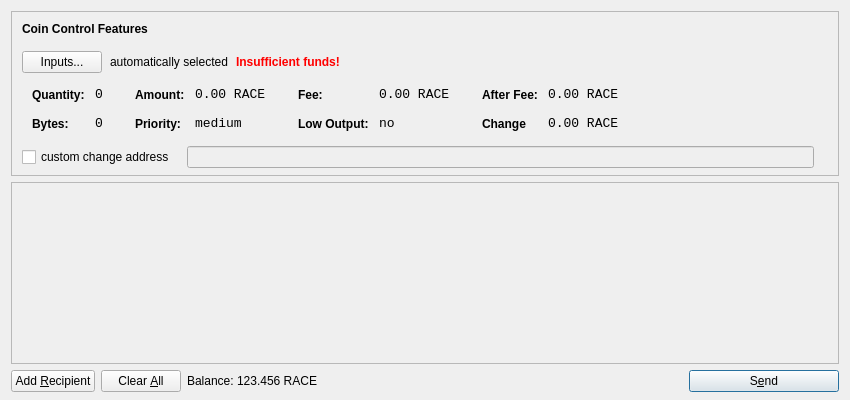
<?xml version="1.0" encoding="UTF-8"?>
<ui version="4.0">
 <class>SendCoinsDialog</class>
 <widget class="QDialog" name="SendCoinsDialog">
  <property name="geometry">
   <rect>
    <x>0</x>
    <y>0</y>
    <width>850</width>
    <height>400</height>
   </rect>
  </property>
  <property name="windowTitle">
   <string>Send Coins</string>
  </property>
  <layout class="QVBoxLayout" name="verticalLayout" stretch="0,1,0">
   <property name="bottomMargin">
    <number>8</number>
   </property>
   <item>
    <widget class="QFrame" name="frameCoinControl">
     <property name="sizePolicy">
      <sizepolicy hsizetype="Expanding" vsizetype="Expanding">
       <horstretch>0</horstretch>
       <verstretch>0</verstretch>
      </sizepolicy>
     </property>
     <property name="maximumSize">
      <size>
       <width>16777215</width>
       <height>16777215</height>
      </size>
     </property>
     <property name="frameShape">
      <enum>QFrame::StyledPanel</enum>
     </property>
     <property name="frameShadow">
      <enum>QFrame::Sunken</enum>
     </property>
     <layout class="QVBoxLayout" name="verticalLayoutCoinControl2">
      <property name="spacing">
       <number>-1</number>
      </property>
      <property name="leftMargin">
       <number>0</number>
      </property>
      <property name="topMargin">
       <number>0</number>
      </property>
      <property name="rightMargin">
       <number>0</number>
      </property>
      <property name="bottomMargin">
       <number>6</number>
      </property>
      <item>
       <layout class="QVBoxLayout" name="verticalLayoutCoinControl" stretch="0,0,0,0,1">
        <property name="spacing">
         <number>0</number>
        </property>
        <property name="leftMargin">
         <number>10</number>
        </property>
        <property name="topMargin">
         <number>10</number>
        </property>
        <item>
         <layout class="QHBoxLayout" name="horizontalLayoutCoinControl1">
          <property name="bottomMargin">
           <number>15</number>
          </property>
          <item>
           <widget class="QLabel" name="labelCoinControlFeatures">
            <property name="sizePolicy">
             <sizepolicy hsizetype="Preferred" vsizetype="Maximum">
              <horstretch>0</horstretch>
              <verstretch>0</verstretch>
             </sizepolicy>
            </property>
            <property name="font">
             <font>
              <weight>75</weight>
              <bold>true</bold>
             </font>
            </property>
            <property name="styleSheet">
             <string notr="true">font-weight:bold;</string>
            </property>
            <property name="text">
             <string>Coin Control Features</string>
            </property>
           </widget>
          </item>
         </layout>
        </item>
        <item>
         <layout class="QHBoxLayout" name="horizontalLayoutCoinControl2" stretch="0,0,0,0">
          <property name="spacing">
           <number>8</number>
          </property>
          <property name="bottomMargin">
           <number>10</number>
          </property>
          <item>
           <widget class="QPushButton" name="pushButtonCoinControl">
            <property name="styleSheet">
             <string notr="true"/>
            </property>
            <property name="text">
             <string>Inputs...</string>
            </property>
           </widget>
          </item>
          <item>
           <widget class="QLabel" name="labelCoinControlAutomaticallySelected">
            <property name="text">
             <string>automatically selected</string>
            </property>
            <property name="margin">
             <number>5</number>
            </property>
           </widget>
          </item>
          <item>
           <widget class="QLabel" name="labelCoinControlInsuffFunds">
            <property name="font">
             <font>
              <weight>75</weight>
              <bold>true</bold>
             </font>
            </property>
            <property name="styleSheet">
             <string notr="true">color:red;font-weight:bold;</string>
            </property>
            <property name="text">
             <string>Insufficient funds!</string>
            </property>
            <property name="margin">
             <number>5</number>
            </property>
           </widget>
          </item>
          <item>
           <spacer name="horizontalSpacerCoinControl">
            <property name="orientation">
             <enum>Qt::Horizontal</enum>
            </property>
            <property name="sizeHint" stdset="0">
             <size>
              <width>40</width>
              <height>1</height>
             </size>
            </property>
           </spacer>
          </item>
         </layout>
        </item>
        <item>
         <widget class="QWidget" name="widgetCoinControl" native="true">
          <property name="sizePolicy">
           <sizepolicy hsizetype="Preferred" vsizetype="Preferred">
            <horstretch>0</horstretch>
            <verstretch>0</verstretch>
           </sizepolicy>
          </property>
          <property name="minimumSize">
           <size>
            <width>0</width>
            <height>0</height>
           </size>
          </property>
          <property name="styleSheet">
           <string notr="true"/>
          </property>
          <layout class="QHBoxLayout" name="horizontalLayoutCoinControl5">
           <property name="margin">
            <number>0</number>
           </property>
           <item>
            <layout class="QHBoxLayout" name="horizontalLayoutCoinControl3" stretch="0,0,0,1">
             <property name="spacing">
              <number>20</number>
             </property>
             <property name="topMargin">
              <number>0</number>
             </property>
             <property name="bottomMargin">
              <number>10</number>
             </property>
             <item>
              <layout class="QFormLayout" name="formLayoutCoinControl1">
               <property name="horizontalSpacing">
                <number>10</number>
               </property>
               <property name="verticalSpacing">
                <number>14</number>
               </property>
               <property name="leftMargin">
                <number>10</number>
               </property>
               <property name="topMargin">
                <number>4</number>
               </property>
               <property name="rightMargin">
                <number>6</number>
               </property>
               <item row="0" column="0">
                <widget class="QLabel" name="labelCoinControlQuantityText">
                 <property name="styleSheet">
                  <string notr="true">font-weight:bold;</string>
                 </property>
                 <property name="text">
                  <string>Quantity:</string>
                 </property>
                 <property name="margin">
                  <number>0</number>
                 </property>
                </widget>
               </item>
               <item row="0" column="1">
                <widget class="QLabel" name="labelCoinControlQuantity">
                 <property name="font">
                  <font>
                   <family>Monospace</family>
                   <pointsize>10</pointsize>
                  </font>
                 </property>
                 <property name="cursor">
                  <cursorShape>IBeamCursor</cursorShape>
                 </property>
                 <property name="contextMenuPolicy">
                  <enum>Qt::ActionsContextMenu</enum>
                 </property>
                 <property name="text">
                  <string>0</string>
                 </property>
                 <property name="margin">
                  <number>0</number>
                 </property>
                 <property name="textInteractionFlags">
                  <set>Qt::LinksAccessibleByMouse|Qt::TextSelectableByKeyboard|Qt::TextSelectableByMouse</set>
                 </property>
                </widget>
               </item>
               <item row="1" column="0">
                <widget class="QLabel" name="labelCoinControlBytesText">
                 <property name="styleSheet">
                  <string notr="true">font-weight:bold;</string>
                 </property>
                 <property name="text">
                  <string>Bytes:</string>
                 </property>
                </widget>
               </item>
               <item row="1" column="1">
                <widget class="QLabel" name="labelCoinControlBytes">
                 <property name="font">
                  <font>
                   <family>Monospace</family>
                   <pointsize>10</pointsize>
                  </font>
                 </property>
                 <property name="cursor">
                  <cursorShape>IBeamCursor</cursorShape>
                 </property>
                 <property name="contextMenuPolicy">
                  <enum>Qt::ActionsContextMenu</enum>
                 </property>
                 <property name="text">
                  <string>0</string>
                 </property>
                 <property name="textInteractionFlags">
                  <set>Qt::LinksAccessibleByMouse|Qt::TextSelectableByKeyboard|Qt::TextSelectableByMouse</set>
                 </property>
                </widget>
               </item>
              </layout>
             </item>
             <item>
              <layout class="QFormLayout" name="formLayoutCoinControl2">
               <property name="horizontalSpacing">
                <number>10</number>
               </property>
               <property name="verticalSpacing">
                <number>14</number>
               </property>
               <property name="leftMargin">
                <number>6</number>
               </property>
               <property name="topMargin">
                <number>4</number>
               </property>
               <property name="rightMargin">
                <number>6</number>
               </property>
               <item row="0" column="0">
                <widget class="QLabel" name="labelCoinControlAmountText">
                 <property name="styleSheet">
                  <string notr="true">font-weight:bold;</string>
                 </property>
                 <property name="text">
                  <string>Amount:</string>
                 </property>
                 <property name="margin">
                  <number>0</number>
                 </property>
                </widget>
               </item>
               <item row="0" column="1">
                <widget class="QLabel" name="labelCoinControlAmount">
                 <property name="font">
                  <font>
                   <family>Monospace</family>
                   <pointsize>10</pointsize>
                  </font>
                 </property>
                 <property name="cursor">
                  <cursorShape>IBeamCursor</cursorShape>
                 </property>
                 <property name="contextMenuPolicy">
                  <enum>Qt::ActionsContextMenu</enum>
                 </property>
                 <property name="text">
                  <string>0.00 RACE</string>
                 </property>
                 <property name="textInteractionFlags">
                  <set>Qt::LinksAccessibleByMouse|Qt::TextSelectableByKeyboard|Qt::TextSelectableByMouse</set>
                 </property>
                </widget>
               </item>
               <item row="1" column="0">
                <widget class="QLabel" name="labelCoinControlPriorityText">
                 <property name="styleSheet">
                  <string notr="true">font-weight:bold;</string>
                 </property>
                 <property name="text">
                  <string>Priority:</string>
                 </property>
                </widget>
               </item>
               <item row="1" column="1">
                <widget class="QLabel" name="labelCoinControlPriority">
                 <property name="font">
                  <font>
                   <family>Monospace</family>
                   <pointsize>10</pointsize>
                  </font>
                 </property>
                 <property name="cursor">
                  <cursorShape>IBeamCursor</cursorShape>
                 </property>
                 <property name="contextMenuPolicy">
                  <enum>Qt::ActionsContextMenu</enum>
                 </property>
                 <property name="text">
                  <string>medium</string>
                 </property>
                 <property name="textInteractionFlags">
                  <set>Qt::LinksAccessibleByMouse|Qt::TextSelectableByKeyboard|Qt::TextSelectableByMouse</set>
                 </property>
                </widget>
               </item>
              </layout>
             </item>
             <item>
              <layout class="QFormLayout" name="formLayoutCoinControl3">
               <property name="horizontalSpacing">
                <number>10</number>
               </property>
               <property name="verticalSpacing">
                <number>14</number>
               </property>
               <property name="leftMargin">
                <number>6</number>
               </property>
               <property name="topMargin">
                <number>4</number>
               </property>
               <property name="rightMargin">
                <number>6</number>
               </property>
               <item row="0" column="0">
                <widget class="QLabel" name="labelCoinControlFeeText">
                 <property name="styleSheet">
                  <string notr="true">font-weight:bold;</string>
                 </property>
                 <property name="text">
                  <string>Fee:</string>
                 </property>
                 <property name="margin">
                  <number>0</number>
                 </property>
                </widget>
               </item>
               <item row="0" column="1">
                <widget class="QLabel" name="labelCoinControlFee">
                 <property name="font">
                  <font>
                   <family>Monospace</family>
                   <pointsize>10</pointsize>
                  </font>
                 </property>
                 <property name="cursor">
                  <cursorShape>IBeamCursor</cursorShape>
                 </property>
                 <property name="contextMenuPolicy">
                  <enum>Qt::ActionsContextMenu</enum>
                 </property>
                 <property name="text">
                  <string>0.00 RACE</string>
                 </property>
                 <property name="textInteractionFlags">
                  <set>Qt::LinksAccessibleByMouse|Qt::TextSelectableByKeyboard|Qt::TextSelectableByMouse</set>
                 </property>
                </widget>
               </item>
               <item row="1" column="0">
                <widget class="QLabel" name="labelCoinControlLowOutputText">
                 <property name="styleSheet">
                  <string notr="true">font-weight:bold;</string>
                 </property>
                 <property name="text">
                  <string>Low Output:</string>
                 </property>
                </widget>
               </item>
               <item row="1" column="1">
                <widget class="QLabel" name="labelCoinControlLowOutput">
                 <property name="font">
                  <font>
                   <family>Monospace</family>
                   <pointsize>10</pointsize>
                  </font>
                 </property>
                 <property name="cursor">
                  <cursorShape>IBeamCursor</cursorShape>
                 </property>
                 <property name="contextMenuPolicy">
                  <enum>Qt::ActionsContextMenu</enum>
                 </property>
                 <property name="text">
                  <string>no</string>
                 </property>
                 <property name="textInteractionFlags">
                  <set>Qt::LinksAccessibleByMouse|Qt::TextSelectableByKeyboard|Qt::TextSelectableByMouse</set>
                 </property>
                </widget>
               </item>
              </layout>
             </item>
             <item>
              <layout class="QFormLayout" name="formLayoutCoinControl4">
               <property name="horizontalSpacing">
                <number>10</number>
               </property>
               <property name="verticalSpacing">
                <number>14</number>
               </property>
               <property name="leftMargin">
                <number>6</number>
               </property>
               <property name="topMargin">
                <number>4</number>
               </property>
               <property name="rightMargin">
                <number>6</number>
               </property>
               <item row="0" column="0">
                <widget class="QLabel" name="labelCoinControlAfterFeeText">
                 <property name="styleSheet">
                  <string notr="true">font-weight:bold;</string>
                 </property>
                 <property name="text">
                  <string>After Fee:</string>
                 </property>
                 <property name="margin">
                  <number>0</number>
                 </property>
                </widget>
               </item>
               <item row="0" column="1">
                <widget class="QLabel" name="labelCoinControlAfterFee">
                 <property name="font">
                  <font>
                   <family>Monospace</family>
                   <pointsize>10</pointsize>
                  </font>
                 </property>
                 <property name="cursor">
                  <cursorShape>IBeamCursor</cursorShape>
                 </property>
                 <property name="contextMenuPolicy">
                  <enum>Qt::ActionsContextMenu</enum>
                 </property>
                 <property name="text">
                  <string>0.00 RACE</string>
                 </property>
                 <property name="textInteractionFlags">
                  <set>Qt::LinksAccessibleByMouse|Qt::TextSelectableByKeyboard|Qt::TextSelectableByMouse</set>
                 </property>
                </widget>
               </item>
               <item row="1" column="0">
                <widget class="QLabel" name="labelCoinControlChangeText">
                 <property name="styleSheet">
                  <string notr="true">font-weight:bold;</string>
                 </property>
                 <property name="text">
                  <string>Change</string>
                 </property>
                </widget>
               </item>
               <item row="1" column="1">
                <widget class="QLabel" name="labelCoinControlChange">
                 <property name="font">
                  <font>
                   <family>Monospace</family>
                   <pointsize>10</pointsize>
                  </font>
                 </property>
                 <property name="cursor">
                  <cursorShape>IBeamCursor</cursorShape>
                 </property>
                 <property name="contextMenuPolicy">
                  <enum>Qt::ActionsContextMenu</enum>
                 </property>
                 <property name="text">
                  <string>0.00 RACE</string>
                 </property>
                 <property name="textInteractionFlags">
                  <set>Qt::LinksAccessibleByMouse|Qt::TextSelectableByKeyboard|Qt::TextSelectableByMouse</set>
                 </property>
                </widget>
               </item>
              </layout>
             </item>
            </layout>
           </item>
          </layout>
         </widget>
        </item>
        <item>
         <layout class="QHBoxLayout" name="horizontalLayoutCoinControl4" stretch="0,0,0">
          <property name="spacing">
           <number>12</number>
          </property>
          <property name="sizeConstraint">
           <enum>QLayout::SetDefaultConstraint</enum>
          </property>
          <property name="topMargin">
           <number>5</number>
          </property>
          <property name="rightMargin">
           <number>5</number>
          </property>
          <item>
           <widget class="QCheckBox" name="checkBoxCoinControlChange">
            <property name="text">
             <string>custom change address</string>
            </property>
           </widget>
          </item>
          <item>
           <widget class="QLineEdit" name="lineEditCoinControlChange">
            <property name="enabled">
             <bool>false</bool>
            </property>
            <property name="sizePolicy">
             <sizepolicy hsizetype="Expanding" vsizetype="Fixed">
              <horstretch>0</horstretch>
              <verstretch>0</verstretch>
             </sizepolicy>
            </property>
           </widget>
          </item>
          <item>
           <widget class="QLabel" name="labelCoinControlChangeLabel">
            <property name="sizePolicy">
             <sizepolicy hsizetype="Preferred" vsizetype="Expanding">
              <horstretch>0</horstretch>
              <verstretch>0</verstretch>
             </sizepolicy>
            </property>
            <property name="minimumSize">
             <size>
              <width>0</width>
              <height>0</height>
             </size>
            </property>
            <property name="text">
             <string/>
            </property>
            <property name="margin">
             <number>3</number>
            </property>
           </widget>
          </item>
         </layout>
        </item>
        <item>
         <spacer name="verticalSpacerCoinControl">
          <property name="orientation">
           <enum>Qt::Vertical</enum>
          </property>
          <property name="sizeHint" stdset="0">
           <size>
            <width>800</width>
            <height>1</height>
           </size>
          </property>
         </spacer>
        </item>
       </layout>
      </item>
     </layout>
    </widget>
   </item>
   <item>
    <widget class="QScrollArea" name="scrollArea">
     <property name="widgetResizable">
      <bool>true</bool>
     </property>
     <widget class="QWidget" name="scrollAreaWidgetContents">
      <property name="geometry">
       <rect>
        <x>0</x>
        <y>0</y>
        <width>830</width>
        <height>165</height>
       </rect>
      </property>
      <layout class="QVBoxLayout" name="verticalLayout_2">
       <property name="margin">
        <number>0</number>
       </property>
       <item>
        <layout class="QVBoxLayout" name="entries">
         <property name="spacing">
          <number>6</number>
         </property>
        </layout>
       </item>
       <item>
        <spacer name="verticalSpacer">
         <property name="orientation">
          <enum>Qt::Vertical</enum>
         </property>
         <property name="sizeHint" stdset="0">
          <size>
           <width>20</width>
           <height>40</height>
          </size>
         </property>
        </spacer>
       </item>
      </layout>
     </widget>
    </widget>
   </item>
   <item>
    <layout class="QHBoxLayout" name="horizontalLayout">
     <item>
      <widget class="QPushButton" name="addButton">
       <property name="toolTip">
        <string>Send to multiple recipients at once</string>
       </property>
       <property name="text">
        <string>Add &amp;Recipient</string>
       </property>
       <property name="icon">
        <iconset resource="../bitcoin.qrc">
         <normaloff>:/icons/add</normaloff>:/icons/add</iconset>
       </property>
       <property name="autoDefault">
        <bool>false</bool>
       </property>
      </widget>
     </item>
     <item>
      <widget class="QPushButton" name="clearButton">
       <property name="sizePolicy">
        <sizepolicy hsizetype="Minimum" vsizetype="Fixed">
         <horstretch>0</horstretch>
         <verstretch>0</verstretch>
        </sizepolicy>
       </property>
       <property name="toolTip">
        <string>Remove all transaction fields</string>
       </property>
       <property name="text">
        <string>Clear &amp;All</string>
       </property>
       <property name="icon">
        <iconset resource="../bitcoin.qrc">
         <normaloff>:/icons/remove</normaloff>:/icons/remove</iconset>
       </property>
       <property name="autoRepeatDelay">
        <number>300</number>
       </property>
       <property name="autoDefault">
        <bool>false</bool>
       </property>
      </widget>
     </item>
     <item>
      <layout class="QHBoxLayout" name="horizontalLayout_2">
       <property name="spacing">
        <number>3</number>
       </property>
       <item>
        <widget class="QLabel" name="label">
         <property name="sizePolicy">
          <sizepolicy hsizetype="Preferred" vsizetype="Fixed">
           <horstretch>0</horstretch>
           <verstretch>0</verstretch>
          </sizepolicy>
         </property>
         <property name="text">
          <string>Balance:</string>
         </property>
        </widget>
       </item>
       <item>
        <widget class="QLabel" name="labelBalance">
         <property name="sizePolicy">
          <sizepolicy hsizetype="Preferred" vsizetype="Fixed">
           <horstretch>0</horstretch>
           <verstretch>0</verstretch>
          </sizepolicy>
         </property>
         <property name="cursor">
          <cursorShape>IBeamCursor</cursorShape>
         </property>
         <property name="text">
          <string>123.456 RACE</string>
         </property>
         <property name="textInteractionFlags">
          <set>Qt::LinksAccessibleByMouse|Qt::TextSelectableByKeyboard|Qt::TextSelectableByMouse</set>
         </property>
        </widget>
       </item>
      </layout>
     </item>
     <item>
      <spacer name="horizontalSpacer">
       <property name="orientation">
        <enum>Qt::Horizontal</enum>
       </property>
       <property name="sizeHint" stdset="0">
        <size>
         <width>40</width>
         <height>20</height>
        </size>
       </property>
      </spacer>
     </item>
     <item>
      <widget class="QPushButton" name="sendButton">
       <property name="minimumSize">
        <size>
         <width>150</width>
         <height>0</height>
        </size>
       </property>
       <property name="toolTip">
        <string>Confirm the send action</string>
       </property>
       <property name="text">
        <string>S&amp;end</string>
       </property>
       <property name="icon">
        <iconset resource="../bitcoin.qrc">
         <normaloff>:/icons/send</normaloff>:/icons/send</iconset>
       </property>
       <property name="default">
        <bool>true</bool>
       </property>
      </widget>
     </item>
    </layout>
   </item>
  </layout>
 </widget>
 <resources>
  <include location="../bitcoin.qrc"/>
 </resources>
 <connections/>
</ui>
